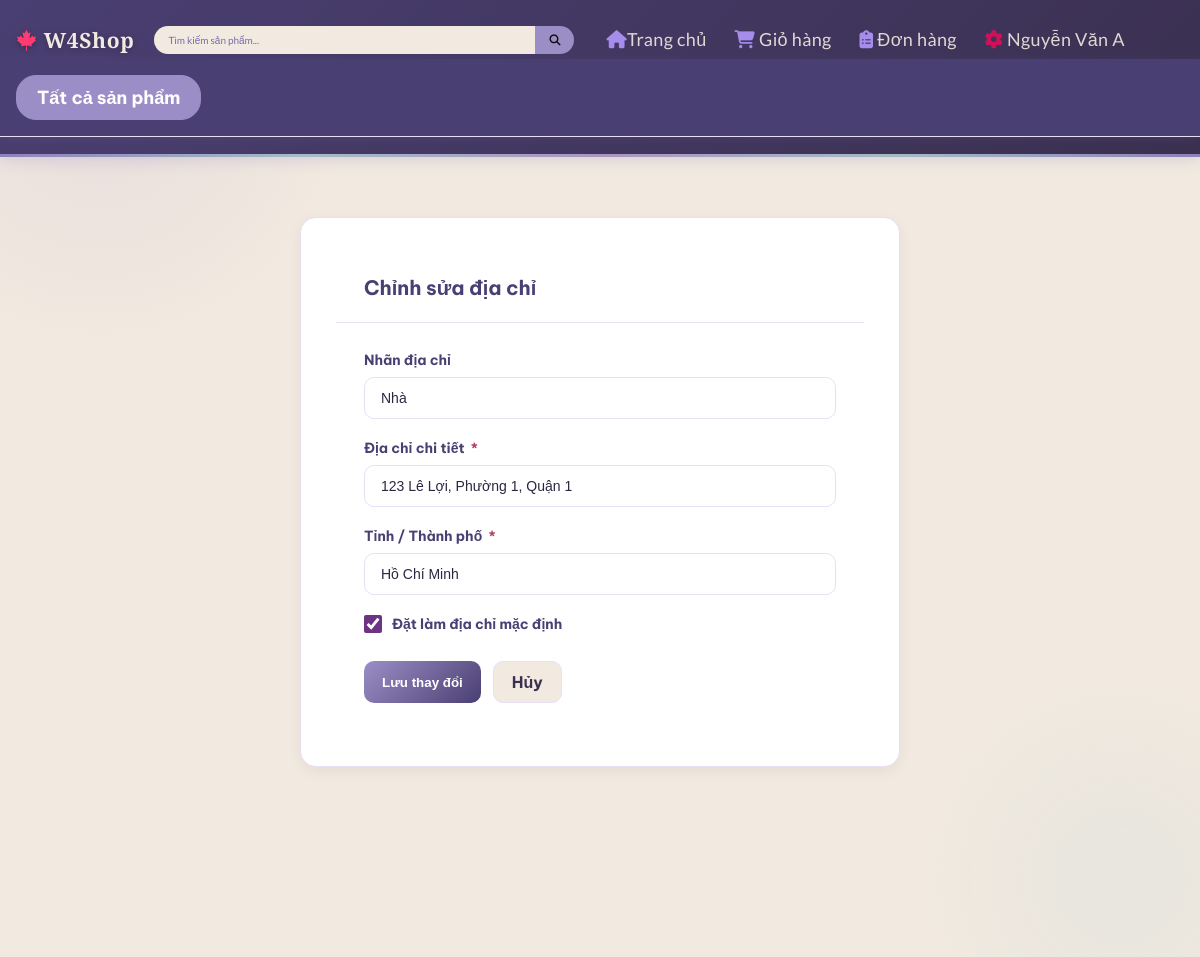
The app's page /profile/editAddress/1 (signed in) with its own data.
### tables this page shows
CREATE TABLE `addresses` (
  `address_id` int(11) NOT NULL,
  `user_id` int(11) NOT NULL,
  `label` varchar(50) DEFAULT NULL COMMENT 'Ví dụ: Nhà, Công ty',
  `full_address` text NOT NULL,
  `city` varchar(100) DEFAULT NULL,
  `is_default` tinyint(1) NOT NULL DEFAULT 0
);

### core/Controller.php (called while the page is built, shortened)
<?php
class Controller {
    protected function render($view, $data = []) {
        extract($data);
        $viewPath = __DIR__ . '/../app/views/' . $view . '.php';
        require $viewPath;
    }
}
?>

### app/controllers/ProfileController.php (called while the page is built, shortened)
<?php
require_once __DIR__ . '/../../core/Controller.php';
require_once __DIR__ . '/../models/ProfileModel.php';
class ProfileController extends Controller
{
    private function currentUserId()
    {
        return (int) $_SESSION['user_id'];
    }
    public function editAddress($addressId = null)
    {
        $addressId = (int)($addressId ?? $_GET['id'] ?? 0);
        $model   = new ProfileModel();
        $address = $model->getAddressById($addressId, $this->currentUserId());
        $this->render('profile/editAddress', [
            'title'   => 'Chỉnh sửa địa chỉ',
            'address' => $address,
        ]);
    }
}

### index.php (called while the page is built, shortened)
<?php
require_once __DIR__ . '/core/Router.php';
$router = new Router();
$router->get('/', 'HomeController', 'index');
$router->get('/products',          'ProductController', 'index');
$router->get('/products/search',   'ProductController', 'search');
$router->get('/products/{id}',     'ProductController', 'detail');
$router->get('/login',    'AuthController', 'loginPage');
$router->post('/login',   'AuthController', 'loginPage');
$router->get('/register', 'AuthController', 'registerPage');
$router->post('/register','AuthController', 'registerPage');
$router->get('/logout',   'AuthController', 'logout');
$router->get('/profile',          'ProfileController', 'index');
$router->get('/profile/edit',           'ProfileController', 'edit');
$router->post('/profile/update',        'ProfileController', 'update');
$router->get('/profile/addAddress',         'ProfileController', 'addAddress');
$router->post('/profile/store-address',      'ProfileController', 'storeAddress');
$router->get('/profile/editAddress/{id}',   'ProfileController', 'editAddress');
$router->post('/profile/update-address',     'ProfileController', 'updateAddress');
$router->post('/profile/delete-address',     'ProfileController', 'deleteAddress');
$router->post('/profile/set-default-address','ProfileController', 'setDefaultAddress');
$router->get('/orders/guest-checkout', 'OrderController', 'guestCheckout');
$router->post('/orders/guest-place',   'OrderController', 'guestPlace');
$router->post('/products/buy-now',     'ProductController', 'buyNow');
$router->get('/orders/buynow-preview',  'OrderController',   'buyNowPreview');
$router->post('/orders/buynow-place',   'OrderController',   'buyNowPlace');
$router->get('/cart',          'CartController', 'index');
$router->post('/cart/update',  'CartController', 'update');
$router->post('/cart/delete',  'CartController', 'delete');
$router->post('/cart/add',     'CartController', 'add');
$router->get('/cart/checkInfo', 'CartController', 'checkInfo');
$router->post('/cart/saveAddress', 'CartController', 'saveAddress');
$router->post('/cart/placeOrder', 'CartController', 'placeOrder');
$router->get('/orders/preview',  'CartController', 'preview');
$router->get('/checkout',       'OrderController', 'checkout');
$router->post('/place-order',   'OrderController', 'placeOrder');
$router->get('/orders',         'OrderController', 'history');
$router->get('/orders/pay/{id}',        'OrderController', 'pay');
$router->post('/orders/confirmPayment', 'OrderController', 'confirmPayment');
$router->get('/orders/{id}',    'OrderController', 'detail');
$router->post('/orders/updatePaymentStatus', 'OrderController', 'updatePaymentStatus');
$router->get('/admin',              'AdminController', 'home');
$router->get('/admin/orders',       'AdminController', 'orders');
$router->get('/admin/order-detail', 'AdminController', 'orderDetail');
$router->post('/admin/save-homepage',       'AdminController', 'saveHomepage');
$router->post('/admin/update-order-status', 'AdminController', 'updateOrderStatus');
$router->get('/admin/categories',         'AdminCategoryController', 'index');
$router->get('/admin/categories/create',  'AdminCategoryController', 'create');
$router->get('/admin/categories/edit',    'AdminCategoryController', 'edit');
$router->post('/admin/categories/store',  'AdminCategoryController', 'store');
$router->post('/admin/categories/update', 'AdminCategoryController', 'update');
$router->post('/admin/categories/delete', 'AdminCategoryController', 'delete');
$router->get('/admin/products',                      'AdminProductController', 'index');
$router->get('/admin/products/getProduct',           'AdminProductController', 'getProduct');
$router->get('/admin/products/getAttributes',        'AdminProductController', 'getAttributes');
$router->post('/admin/products/store',               'AdminProductController', 'store');
$router->post('/admin/products/update',              'AdminProductController', 'update');
$router->post('/admin/products/delete',              'AdminProductController', 'delete');
$router->post('/admin/products/deleteVariant',       'AdminProductController', 'deleteVariant');
$router->post('/admin/products/createAttribute',     'AdminProductController', 'createAttribute');
$router->post('/admin/products/createAttributeValue','AdminProductController', 'createAttributeValue');
$router->post('/admin/products/deleteAttribute',     'AdminProductController', 'deleteAttribute');
$router->post('/admin/products/deleteAttributeValue','AdminProductController', 'deleteAttributeValue');
$router->get('/admin/users',                'AdminUserController', 'index');
$router->get('/admin/users/create',         'AdminUserController', 'create');
$router->get('/admin/users/edit',           'AdminUserController', 'edit');
$router->get('/admin/users/detail',         'AdminUserController', 'detail');
$router->post('/admin/users/store',         'AdminUserController', 'store');
$router->post('/admin/users/update',        'AdminUserController', 'update');
$router->post('/admin/users/delete',        'AdminUserController', 'delete');
$router->post('/admin/users/toggle-status', 'AdminUserController', 'toggleStatus');
$router->get('/admin/backup',          'AdminController', 'backup');
$router->post('/admin/backup/download','AdminController', 'downloadBackup');
$router->dispatch();
?>

### config/database.php (called while the page is built, shortened)
<?php
if (!class_exists('Database')) {
class Database {
    private static $conn = null;
    public static function getConnection() {
        if (self::$conn === null) {
            self::$conn = new mysqli(self::DB_HOST, self::DB_USER, self::DB_PASS, self::DB_NAME, self::DB_PORT);
            self::$conn->set_charset("utf8mb4");
        }
        return self::$conn;
    }
}
}
if (!function_exists('getDB')) {
function getDB() {
    return Database::getConnection();
}
}
?>

### app/models/ProfileModel.php (called while the page is built, shortened)
<?php
require_once __DIR__ . '/../../core/Model.php';
class ProfileModel extends Model
{
    public function getAddressById($addressId, $userId)
    {
        $sql = "
            SELECT address_id, label, full_address, city, is_default
            FROM addresses
            WHERE address_id = :address_id AND user_id = :user_id
            LIMIT 1
        ";
        return $this->queryOne($sql, [
            ':address_id' => $addressId,
            ':user_id'    => $userId,
        ]);
    }
}

### core/Model.php (called while the page is built, shortened)
<?php
require_once __DIR__ . '/../config/database.php';
class Model {
    protected $conn;
    public function __construct() {
        $this->conn = getDB();
    }
    private function compileNamedParams(string $sql, array $params): array
    {
        $values = [];
        $compiled = preg_replace_callback('/:([a-zA-Z_][a-zA-Z0-9_]*)/', function ($m) use ($params, &$values) {
            $key = ':' . $m[1];
            if (!array_key_exists($key, $params)) {
                die("Thiếu tham số {$key} khi build query");
            }
            $values[] = $params[$key];
            return '?';
        }, $sql);
        return [$compiled, $values];
    }
    private function prepareExecute(string $sql, array $params = []) {
        [$compiledSql, $values] = $this->compileNamedParams($sql, $params);
        $stmt = mysqli_prepare($this->conn, $compiledSql);
        if (!empty($values)) {
            $types = '';
            $refs  = [];
            foreach ($values as $i => $v) {
                if (is_int($v)) {
                    $types .= 'i';
                } elseif (is_float($v)) {
                    $types .= 'd';
                } else {
                    $types .= 's';
                }
                $refs[] = &$values[$i];
            }
            array_unshift($refs, $types);
            call_user_func_array([$stmt, 'bind_param'], $refs);
        }
        if (!mysqli_stmt_execute($stmt)) {
            die("Execute lỗi: " . mysqli_stmt_error($stmt) . " | SQL: " . $compiledSql);
        }
        return $stmt;
    }
    protected function queryAll(string $sql, array $params = []): array
    {
        $stmt   = $this->prepareExecute($sql, $params);
        $result = mysqli_stmt_get_result($stmt);
        $rows = [];
        if ($result) {
            while ($row = mysqli_fetch_assoc($result)) {
                $rows[] = $row;
            }
        }
        return $rows;
    }
    protected function queryOne(string $sql, array $params = []): array|false
    {
        $rows = $this->queryAll($sql, $params);
        return $rows[0] ?? false;
    }
}
?>

### app/views/profile/editAddress.php (the view, shortened to what this page needs)
<?php
include dirname(__DIR__) . '/layouts/header.php';
?>
<link rel="stylesheet" href="/WEB_GR4/public/assets/css/user/profileIndex.css">
<div class="profile-page">
    <div class="profile-container">
        <div class="profile-section" style="max-width:600px;margin:0 auto">
            <div class="profile-section-header">
                <h2 class="profile-section-title">Chỉnh sửa địa chỉ</h2>
            </div>
            <div class="profile-section-body">
                <form method="POST" action="/WEB_GR4/profile/update-address">
                    <div class="form-group">
                        <label for="label">Nhãn địa chỉ</label>
                        <input type="text" id="label" name="label"
                               value="<?= htmlspecialchars($address['label'] ?? '') ?>"
                               placeholder="Ví dụ: Nhà, Công ty" maxlength="50">
                    </div>
                    <div class="form-group">
                        <label for="full_address">Địa chỉ chi tiết <span class="required">*</span></label>
                        <input type="text" id="full_address" name="full_address"
                               value="<?= htmlspecialchars($address['full_address']) ?>"
                               required>
                    </div>
                    <div class="form-group">
                        <label for="city">Tỉnh / Thành phố <span class="required">*</span></label>
                        <input type="text" id="city" name="city"
                               value="<?= htmlspecialchars($address['city'] ?? '') ?>"
                               required maxlength="100">
                    </div>
                    <div class="form-group form-group--checkbox">
                        <label>
                            <input type="checkbox" name="is_default" value="1"
                                <?= $address['is_default'] ? 'checked' : '' ?>>
                            Đặt làm địa chỉ mặc định
                        </label>
                    </div>
                    <div class="form-actions">
                        <button type="submit" class="profile-btn profile-btn--primary">Lưu thay đổi</button>
                        <a href="/WEB_GR4/profile" class="profile-btn profile-btn--secondary">Hủy</a>
                    </div>
                </form>
            </div>
        </div>
    </div>
</div>

### core/Router.php (shortened to what this page needs)
<?php
class Router {
    private $routes = [];
    public function get($path, $controller, $method) {
        $this->routes[] = ['path' => $path, 'controller' => $controller, 'method' => $method, 'httpMethod' => 'GET'];
    }
    public function post($path, $controller, $method) {
        $this->routes[] = ['path' => $path, 'controller' => $controller, 'method' => $method, 'httpMethod' => 'POST'];
    }
    public function dispatch() {
        $url = parse_url($_SERVER['REQUEST_URI'], PHP_URL_PATH);
        $base = '/WEB_GR4';
        if (strpos($url, $base) === 0) {
            $url = substr($url, strlen($base));
        }
        $httpMethod = $_SERVER['REQUEST_METHOD'];
        foreach ($this->routes as $route) {
            if ($route['httpMethod'] === $httpMethod && $this->match($route['path'], $url, $params)) {
                $ctrl = new $route['controller']();
                call_user_func_array([$ctrl, $route['method']], $params);
                return;
            }
        }
    }
    private function match($routePath, $url, &$params) {
        $pattern = preg_replace('/\{(\w+)\}/', '([^/]+)', $routePath);
        $pattern = '#^' . $pattern . '$#';
        if (preg_match($pattern, $url, $matches)) {
            return true;
        }
        return false;
    }
}
?>

### app/views/layouts/header.php (shortened to what this page needs)
<!DOCTYPE html>
<html lang="vi">
<head>
    <link rel="stylesheet" href="/WEB_GR4/public/assets/css/user/style.css">
    <link rel="stylesheet" href="/WEB_GR4/public/assets/css/user/style_product.css">
    <link rel="stylesheet" href="https://cdnjs.cloudflare.com/ajax/libs/font-awesome/6.5.2/css/all.min.css">
</head>
<body>
<header class="navbar" id="navbar">
    <div class="container nav-inner">
        <a href="/WEB_GR4/" class="logo"><i class="fa-brands fa-canadian-maple-leaf" style="color: rgb(255, 59, 113);"></i> W4Shop</a>
        <div class="search-wrap">
            <input type="text" id="searchInput" placeholder="Tìm kiếm sản phẩm..." autocomplete="off">
            <button onclick="doSearch()"><i class="fa-solid fa-magnifying-glass" style="color: rgb(9, 9, 9);"></i></button>
        </div>
        <nav class="nav-container" id="navContainer">
            <ul class="nav-links">
                <li><a href="/WEB_GR4/"><i class="fas fa-home" style="color: rgb(177, 151, 252);"></i>Trang chủ</a></li>
                <li class="cart-link"><a href="/WEB_GR4/cart"><i class="fas fa-shopping-cart" style="color: rgb(177, 151, 252);"></i> Giỏ hàng</a></li>
                <li class="order-link"><a href="/WEB_GR4/orders"> <i class="fa-solid fa-clipboard-list" style="color: rgb(177, 151, 252);"></i> Đơn hàng</a></li>
                <?php if (isset($_SESSION['user_id']) && ($_SESSION['role'] ?? '') !== 'admin'): ?>
                    <li>
                        <a href="/WEB_GR4/profile"><i class="fa-solid fa-gear" style="color: rgb(226, 13, 91);"></i>
                        <?php echo htmlspecialchars($_SESSION['full_name']); ?>
                        </a>
                    </li>
                    <?php else: ?>
                    <li><a href="/WEB_GR4/login" class ="btn-logout-pill">
                        <i class="fa-solid fa-user" style="color: rgb(177, 151, 252);"></i> Đăng nhập
                    </a></li>
                <?php endif; ?>
            </ul>
        </nav>
    </div>
    <div class="categories-bar">
    <div class="container">
        <div class="categories-list" id="idcategoriesList">
            <a href="/WEB_GR4/products" class="category-link all-products">Tất cả sản phẩm</a>
        </div>
    </div>
</div>
</header>

### records on screen
addresses: label "Nhà", full_address "123 Lê Lợi, Phường 1, Quận 1", city "Hồ Chí Minh", is_default "☑"
